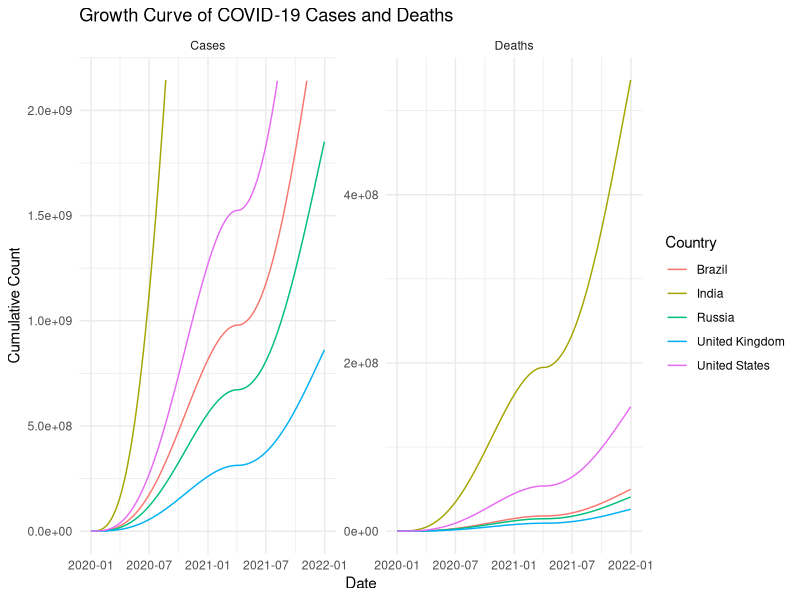

The R script that drew this image:
library(tidyverse)
library(lubridate)
library(ggplot2)

# Load the dataset
covid_data <- read.csv("synthetic_covid_data_realistic.csv")

# Convert Date column to Date type
covid_data$Date <- as.Date(covid_data$Date)

# Growth curve of cases and deaths for each country
covid_data %>%
  gather(key = "Condition", value = "Count", Cases, Deaths) %>%
  group_by(Country, Condition) %>%
  mutate(CumulativeCount = cumsum(Count)) %>%
  ggplot(aes(x = Date, y = CumulativeCount, color = Country)) +
  geom_line() +
  facet_wrap(~Condition, scales = "free_y") +
  labs(title = "Growth Curve of COVID-19 Cases and Deaths",
       x = "Date",
       y = "Cumulative Count") +
  theme_minimal()
